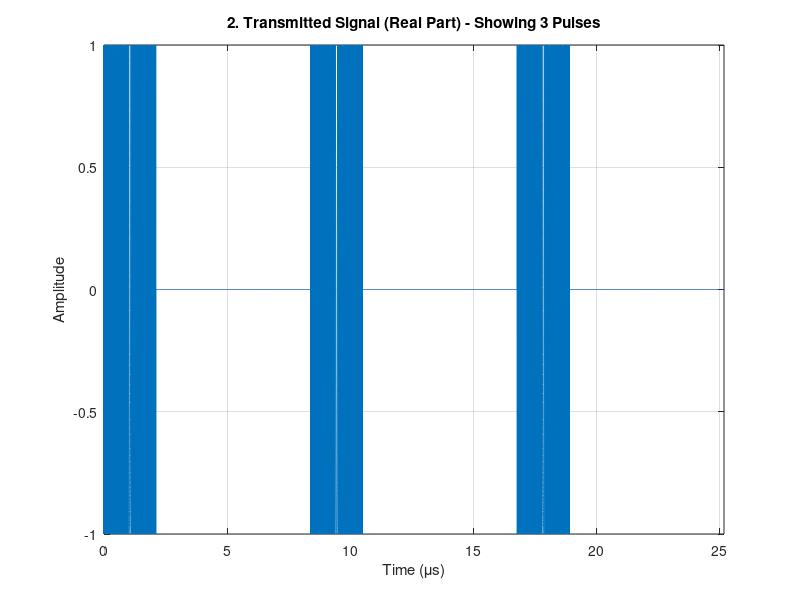
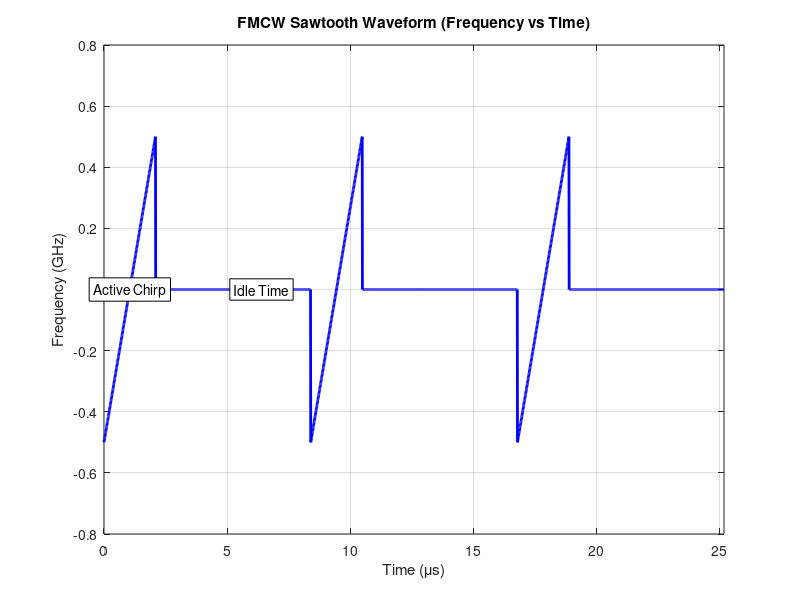

Reproduce these figures in MATLAB, in order. (Note: this script raises an error after producing the figures.)
% Parameters
c = 3e8; % Speed of light
fc = 76.5e9; % Carrier frequency = 76.5 GHz
Tch = 2.1e-6;
PRI = 8.4e-6;
PRF = 1/PRI;
fmin = -0.5e9;
fmax = 0.5e9;
BW = fmax - fmin;
s = (fmax - fmin)/Tch;
N_pulses = 1880; 
Fs = 2e9; 
dt = 1/Fs; 
t = 0:dt:PRI-dt;


%% Targets ------> [ positive = Going away -----------  negative = Approaching ]
R_true = [50, 150];    
V_true = [-50, 80];     
A_true = [0.8, 0.5];  % Amplitude of targets    
L = length(R_true); 

%% Transmitted Pulse
P = exp(1j * 2*pi*( fmin*t + 0.5*s*t.^2 )) .* (t<=Tch);
Tx = repmat(P, N_pulses, 1); 


%% Received Signal 
Rx = zeros(N_pulses, length(t));
SNR_dB = 15; 
noise_power = 10^(-SNR_dB/10);

fprintf('Generating Signals for %d Fixed Targets...\n', L);

for n = 1:N_pulses
    pulse_echo = zeros(size(t));
    for k = 1:L
        RTT = 2*R_true(k)/c; 
        Ns = round(RTT/dt);
        if Ns+1 <= length(t)
            fd = 2*V_true(k)*fc/c;
            doppler_phase = exp(1j*2*pi*fd*n*PRI);
            shifted = [zeros(1,Ns), P(1:end-Ns)] * A_true(k);
            pulse_echo = pulse_echo + shifted*doppler_phase;
        end
    end
    Rx(n,:) = pulse_echo + sqrt(noise_power/2)*(randn(size(t)) + 1j*randn(size(t))); 
end

% Signal Processing & Detection
timer_start = tic;
% Mixing 
Mix = Tx .* conj(Rx); % The Most Important 
% Range FFT 
N_samples_active = round(Tch * Fs); 
Mix_active = Mix(:, 1:N_samples_active);
n_fft_range = 2^nextpow2(N_samples_active) ; 
range_spectrum_matrix = fft(Mix_active, n_fft_range, 2);
 
% Doppler FFT
RDM = fftshift(fft(range_spectrum_matrix, N_pulses, 1), 1);
RDM_dB = 10*log10(abs(RDM));
processing_time = toc(timer_start);
% Axis Generation
freq_range = (0:n_fft_range-1) * (Fs / n_fft_range);
rng_axis = (freq_range * c) / (2 * s);
lambda = c / fc;
freq_doppler = -(-N_pulses/2 : N_pulses/2 - 1) * (PRF / N_pulses);
vel_axis = (freq_doppler * lambda) / 2;
%% PEAK DETECTION 
% Detect Range Peaks
first_pulse_fft = abs(range_spectrum_matrix(1, :));
threshold = max(first_pulse_fft) * 0.1; 
range_resolution = rng_axis(2) - rng_axis(1);
min_dist_meters = 10; 
min_dist_indices = round(min_dist_meters / range_resolution);
[pks, locs] = findpeaks(first_pulse_fft, ...
                        'MinPeakHeight', threshold, ...
                        'MinPeakDistance', min_dist_indices);
detected_ranges = rng_axis(locs);
% Detect Velocity
detected_velocities = zeros(1, length(detected_ranges));
for i = 1:length(detected_ranges)
    dop_cut = abs(RDM(:, locs(i))); 
    [~, v_idx] = max(dop_cut);
    detected_velocities(i) = vel_axis(v_idx);
end


%%  Plotting Section
N_show = 3; 
Tx_show = reshape(Tx(1:N_show, :).', 1, []);
Rx_show = reshape(Rx(1:N_show, :).', 1, []);
t_show  = linspace(0, N_show*PRI, length(Tx_show));
% Frequency Sawtooth
t_one_pulse = linspace(0, PRI, 1000);
freq_one_pulse = zeros(size(t_one_pulse));
active_idx = t_one_pulse <= Tch;
freq_one_pulse(active_idx) = linspace(fmin, fmax, sum(active_idx));
t_sawtooth = linspace(0, N_show*PRI, 1000*N_show);
freq_sawtooth = repmat(freq_one_pulse, 1, N_show);


% Transmitted Signal
figure;
plot(t_show*1e6, real(Tx_show)); 
title(sprintf('2. Transmitted Signal (Real Part) - Showing %d Pulses', N_show));
ylabel('Amplitude');
xlabel('Time (\mus)');
xlim([0, N_show*PRI*1e6]);
grid on;
figure('Name', 'FMCW Sawtooth', 'Color', 'w');
plot(t_sawtooth*1e6, freq_sawtooth/1e9, 'b', 'LineWidth', 2);

title('FMCW Sawtooth Waveform (Frequency vs Time)');
ylabel('Frequency (GHz)');
xlabel('Time (\mus)');
grid on;
xlim([0, N_show*PRI*1e6]);

% Add Annotations
text(Tch*1e6/2, 0, 'Active Chirp', 'HorizontalAlignment', 'center', ...
    'BackgroundColor', 'w', 'EdgeColor', 'k');
text(PRI*1e6 - 2, 0, 'Idle Time', 'HorizontalAlignment', 'center', ...
    'BackgroundColor', 'w', 'EdgeColor', 'k');
% Received Signal
figure;
plot(t_show*1e6, real(Rx_show)); 
title(sprintf('3. Received Signal (Real Part) - Showing %d Pulses', N_show));
ylabel('Amplitude');
xlabel('Time (\mus)');
xlim([0, N_show*PRI*1e6]);
grid on;

% Figure 2: Range FFT Detection
figure('Name', 'Range Detection', 'Color', 'w');
plot(rng_axis, 20*log10(abs(range_spectrum_matrix(1,:)))); hold on;
plot(detected_ranges, 20*log10(pks), 'rv', 'MarkerFaceColor', 'r');
yline(20*log10(threshold), '--k', 'Threshold'); 
title('Range FFT');
xlabel('Range (m)'); ylabel('dB'); grid on; xlim([0, 300]);

% Figure 3: Doppler Spectrum
figure('Name', 'Doppler Spectrum', 'Color', 'w');
num_plots = length(detected_ranges);
for i = 1:num_plots
    subplot(num_plots, 1, i);
    dop_cut_dB = RDM_dB(:, locs(i));
    plot(vel_axis, dop_cut_dB, 'LineWidth', 1.5); hold on;
    [min_val, true_idx] = min(abs(R_true - detected_ranges(i)));
    if min_val < 10 
        xline(V_true(true_idx), '--g', 'LineWidth', 2);
    end
    
    title(sprintf('Target detected at %.1f m', detected_ranges(i)));
    xlabel('Velocity (m/s)'); ylabel('dB');
    grid on; xlim([-100, 100]);
end

%  FIGURE 4: Range-Doppler Map
figure('Name', 'Range-Doppler Map (Direction)', 'Color', 'w');
imagesc(rng_axis, vel_axis, RDM_dB);
axis xy; colormap('jet');
clim([max(RDM_dB(:))-45, max(RDM_dB(:))]); 

hold on;
plot(R_true, V_true, 'wo', 'MarkerSize', 14, 'LineWidth', 1.5);

for m = 1:length(detected_ranges)
    r_val = detected_ranges(m);
    v_val = detected_velocities(m);
    
    if v_val < -0.5 
        % NEGATIVE = APPROACHING
        plot(r_val, v_val, '^', 'Color', 'g', 'MarkerSize', 12, ...
            'LineWidth', 2, 'MarkerFaceColor', 'g');
        text(r_val, v_val - 15, 'Approaching', 'Color', 'g', ...
            'FontWeight', 'bold', 'FontSize', 9, 'HorizontalAlignment', 'center');
            
    elseif v_val > 0.5
        % POSITIVE = RECEDING
        plot(r_val, v_val, 'v', 'Color', 'r', 'MarkerSize', 12, ...
            'LineWidth', 2, 'MarkerFaceColor', 'r');
        text(r_val, v_val + 15, 'Receding', 'Color', 'r', ...
            'FontWeight', 'bold', 'FontSize', 9, 'HorizontalAlignment', 'center');
    end
end

title('Range-Doppler Map (Neg=Approaching, Pos=Receding)');
xlabel('Range (m)'); 
ylabel('Velocity (m/s)');
xlim([0, 300]); 
ylim([-100, 100]);
h1 = plot(NaN,NaN,'^g', 'MarkerFaceColor','g');
h2 = plot(NaN,NaN,'vr', 'MarkerFaceColor','r');
h3 = plot(NaN,NaN,'wo', 'LineWidth', 1.5);
legend([h1, h2, h3], 'Approaching (-)', 'Receding (+)', 'Ground Truth', 'Location', 'best');

%  FIGURE 5: 3D Range-Doppler Map 
figure('Name', '3D Range-Doppler', 'Color', 'w');
[R_grid, V_grid] = meshgrid(rng_axis, vel_axis);
% Plot Surface
surf(R_grid, V_grid, RDM_dB, 'EdgeColor', 'none');
colormap('jet'); colorbar;
view(45, 45); 
xlim([0, 300]); ylim([-100, 100]);
zlim([max(RDM_dB(:))-60, max(RDM_dB(:))]); 
title('3D Range-Doppler Map');
xlabel('Range (m)'); ylabel('Velocity (m/s)'); zlabel('Magnitude (dB)');


%% Printing in Command Window
fprintf('RANGE DETECTION RESULTS\n');
fprintf('Table 1 : Processing Time: %.4f seconds\n', processing_time);
fprintf('%-12s | %-12s | %-10s\n', 'True R (m)', 'Det R (m)', 'Error (m)');
[R_true_sorted, sort_idx] = sort(R_true);
V_true_sorted = V_true(sort_idx);

for k = 1:L
   [val, idx] = min(abs(detected_ranges - R_true_sorted(k)));
   if val < 10 
       det_r = detected_ranges(idx);
       err_r = det_r - R_true_sorted(k);
       fprintf('%-12.2f | %-12.2f | %-10.4f\n', R_true_sorted(k), det_r, err_r);
   else
       fprintf('%-12.2f | %-12s | %-10s\n', R_true_sorted(k), 'MISSED', '-');
   end
end

fprintf(' Table 2 : VELOCITY DETECTION RESULTS \n');
fprintf('%-12s | %-12s | %-10s | %-15s\n', 'True V', 'Det V', 'Error', 'Direction');
for k = 1:L
   [val, idx] = min(abs(detected_ranges - R_true_sorted(k)));
   if val < 10
       det_v = detected_velocities(idx);
       err_v = det_v - V_true_sorted(k);
       if det_v < -0.1
           dir_str = 'Approaching (-)'; 
       elseif det_v > 0.1
           dir_str = 'Receding (+)';
       else
           dir_str = 'Static';
       end
       
       fprintf('%-12.2f | %-12.2f | %-10.4f | %-15s\n', V_true_sorted(k), det_v, err_v, dir_str);
   else
       fprintf('%-12.2f | %-12s | %-10s | %-15s\n', V_true_sorted(k), 'MISSED', '-', '-');
   end
end